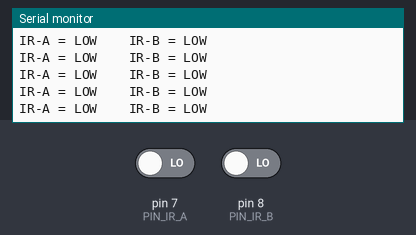
Recording of a sketch running on a simulated Arduino Uno, built with avr-gcc and run on an emulated ATmega328P. Shown: the last lines printed to the serial monitor. The test bench sets the inputs (shaded band); at power-on: pin 7 (PIN_IR_A) LOW, pin 8 (PIN_IR_B) LOW.

Above: at 1.4 s.
1.5 s: pin 7 (PIN_IR_A) driven HIGH
At 1.71 s:
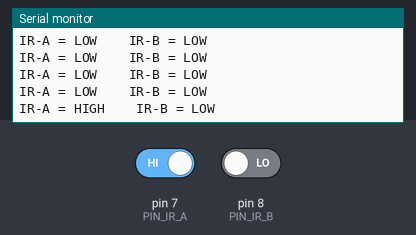
3.6 s: pin 8 (PIN_IR_B) driven HIGH
At 3.81 s:
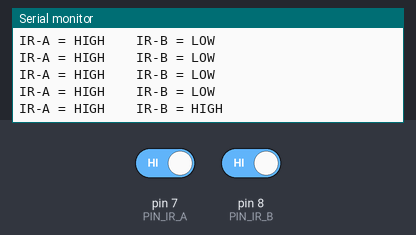
5.7 s: pin 7 (PIN_IR_A) driven LOW
At 5.91 s:
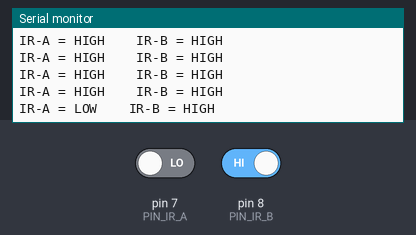

The sketch:

05_ir_sensor_test.ino
```cpp
/*
  TEST 05 - FC-51 IR SENSORS

  Wiring:
    IR-A VCC -> 5V
    IR-A GND -> GND
    IR-A OUT -> D7

    IR-B VCC -> 5V
    IR-B GND -> GND
    IR-B OUT -> D8

  Purpose:
  Determine whether your modules output LOW or HIGH when blocked.

  Adjust the FC-51 potentiometer so the opposite shoebox wall
  does not cause permanent detection.

  TEST INPUT / ACTION:
    Open Serial Monitor at 9600 baud. Observe both sensors clear, then
    block and unblock IR-A and IR-B separately with the demo object.

  EXPECTED OUTPUT:
    Repeating lines show "IR-A = HIGH/LOW" and "IR-B = HIGH/LOW".
    Each target sensor changes level when blocked and returns when clear.

  PASS CRITERIA / WHAT TO CHECK:
    Each sensor changes independently and repeatably without flicker or
    permanent wall detection. Record whether BLOCKED is LOW or HIGH.*/


const byte PIN_IR_A = 7;
const byte PIN_IR_B = 8;


void setup()
{
    Serial.begin(9600);

    pinMode(PIN_IR_A, INPUT);
    pinMode(PIN_IR_B, INPUT);

    Serial.println("IR sensor test.");
}


void loop()
{
    int valueA = digitalRead(PIN_IR_A);
    int valueB = digitalRead(PIN_IR_B);

    Serial.print("IR-A = ");

    if (valueA == HIGH)
    {
        Serial.print("HIGH");
    }
    else
    {
        Serial.print("LOW");
    }

    Serial.print("    IR-B = ");

    if (valueB == HIGH)
    {
        Serial.println("HIGH");
    }
    else
    {
        Serial.println("LOW");
    }

    delay(300);
}
```

Measured:
- after the input at 1.5 s, the serial monitor: prints a new line at once (image 1)
- after the input at 3.6 s, the serial monitor: prints a new line at once (image 2)
- after the input at 5.7 s, the serial monitor: prints a new line at once (image 3)
